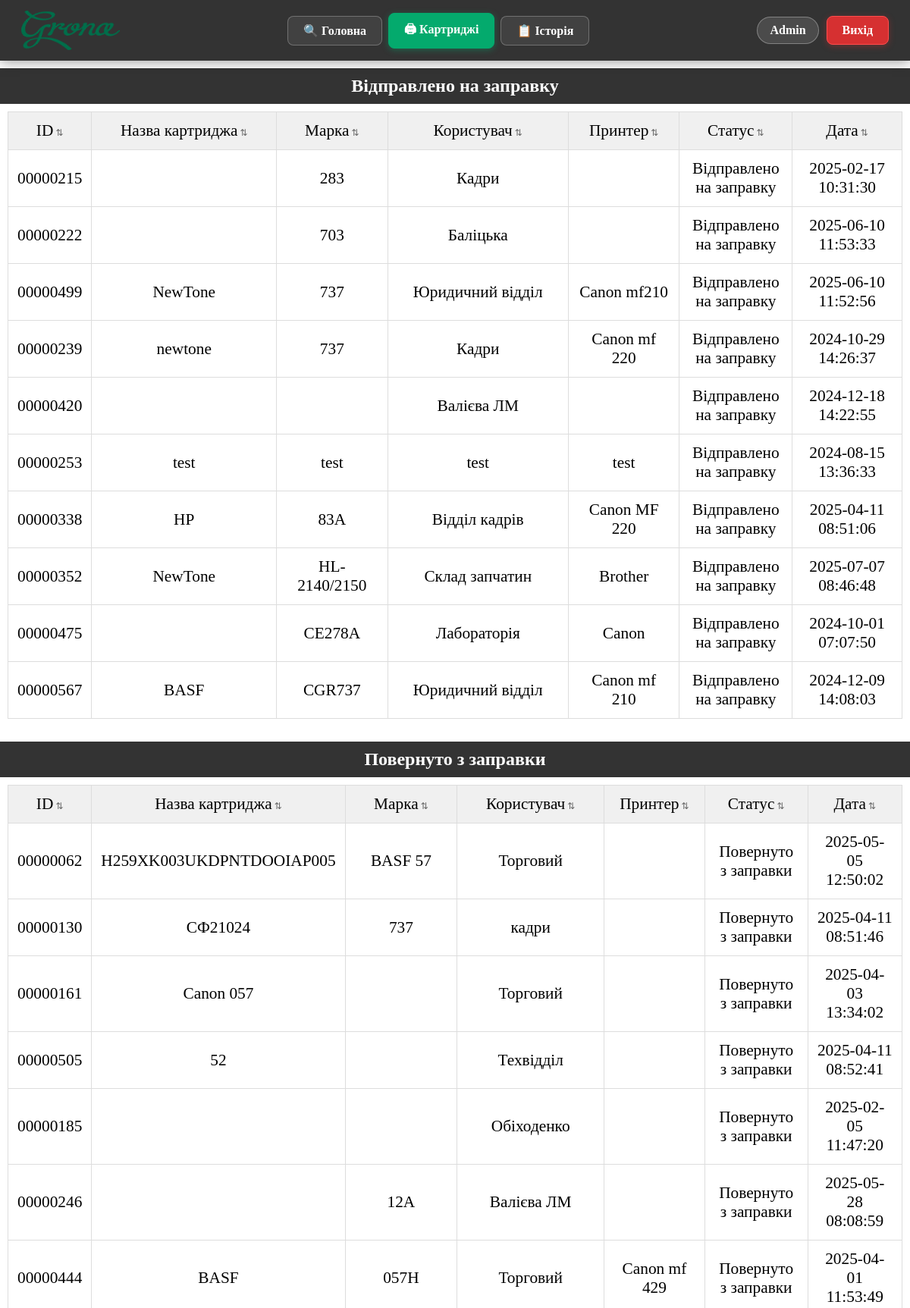
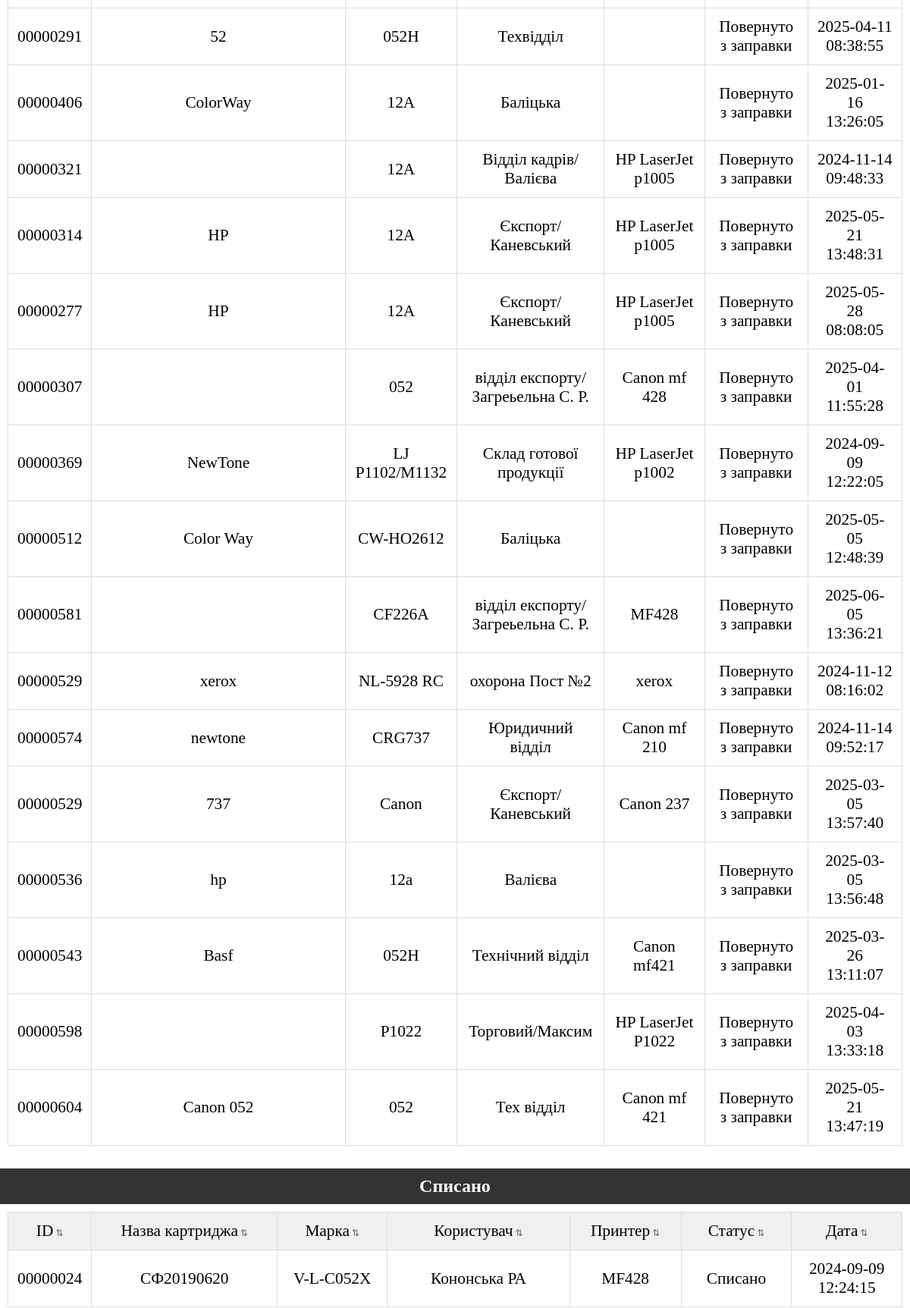
Page /catrige.php (signed in, upper part) on the committed database (2 pictures, top to bottom).
### tables this page shows
CREATE TABLE `catriges` (
  `id` int(11) NOT NULL,
  `barcode` varchar(20) DEFAULT NULL,
  `name_catrige` varchar(256) DEFAULT NULL,
  `mark` varchar(256) DEFAULT NULL,
  `user` varchar(256) DEFAULT NULL,
  `printer` varchar(256) DEFAULT NULL,
  `status_catrige` varchar(256) DEFAULT NULL,
  `date_time` timestamp NOT NULL DEFAULT current_timestamp() ON UPDATE current_timestamp(),
  `user_id` int(11) DEFAULT NULL
);

### catrige.php (the view, shortened to what this page needs)
<?php
    include('header.php');
?>
<main class="home">
    <?php
        function status_catrige($status, $mysql)
        {
            echo "
                <h2>".$status."</h2>
                <div class='table-responsive'>
                <table>
                <thead>
                    <tr>
                        <td width='100px'>ID</td>
                        <td width='250px'>Назва картриджа</td>
                        <td width='150px'>Марка</td>
                        <td width='250px'>Користувач</td>
                        <td width='150px'>Принтер</td>
                        <td width='150px'>Статус</td>
                        <td width='150px'>Дата</td>
                    </tr>
                </thead>
                <tbody>
            ";
            $sql = "SELECT * FROM catriges where status_catrige = '".$status."'";
            $result = mysqli_query($mysql, $sql);
            while($row = mysqli_fetch_assoc($result))
            {
                echo "
                <tr>
                    <td data-label='ID'>".$row['barcode']."</td>
                    <td data-label='Назва картриджа'>".$row['name_catrige']."</td>
                    <td data-label='Марка'>".$row['mark']."</td>
                    <td data-label='Користувач'>".$row['user']."</td>
                    <td data-label='Принтер'>".$row['printer']."</td>
                    <td data-label='Статус'>".$row['status_catrige']."</td>
                    <td data-label='Дата'>".$row['date_time']."</td>
                </tr>
                ";
            }
            echo "
                </tbody>
                </table>
                </div>
            ";
        }
        status_catrige('Відправлено на заправку', $mysql);
        status_catrige('Повернуто з заправки', $mysql);
        status_catrige('Списано', $mysql);
    ?>
</main>
<?php
    include('footer.php');
?>

### header.php (shortened to what this page needs)
<!DOCTYPE html>
<html lang="uk">
<head>
    <link rel="stylesheet" href="css/style.css?v=<?php echo filemtime('css/style.css'); ?>">
</head>
<body>
    <header>
        <div class="header-logo">
            <a href="home.php"><img src='./img/logo.png' alt='ТОВ фірма Грона'></a>
        </div>
        <nav class="header-nav">
            <a class='btn nav-link' href="home.php">🔍 Головна</a>
            <a class='btn nav-link' href="catrige.php">🖨 Картриджі</a>
            <a class='btn nav-link' href="history.php">📋 Історія</a>
        </nav>
        <div class="header-user">
            <span class="user-badge">
                <?php echo htmlspecialchars($_SESSION['FNAME'] . ' ' . $_SESSION['LNAME']); ?>
            </span>
            <a href="index.php" class="logout-btn">Вихід</a>
        </div>
    </header>

### footer.php
</body>
</html>

### css/style.css (style rules this page uses)
* { margin: 0; padding: 0; box-sizing: border-box; }
header { display: grid; grid-template-columns: auto 1fr auto; align-items: center; gap: 20px; background: #333333; padding: 0 28px; height: 80px; box-shadow: 0 3px 16px rgba(0, 0, 0, 0.35); position: sticky; top: 0; z-index: 100; min-width: 0; }
.header-logo { display: flex; align-items: center; flex-shrink: 0; }
.header-logo img { height: 52px; width: auto; }
.header-logo a { display: flex; align-items: center; opacity: 1; transition: opacity 0.18s; }
.header-nav { display: flex; align-items: center; gap: 8px; justify-content: center; flex-wrap: nowrap; }
.nav-link { display: flex; align-items: center; gap: 7px; color: #ffffff; text-decoration: none; padding: 9px 20px; border-radius: 8px; font-size: 16px; font-weight: 600; white-space: nowrap; border: 1.5px solid rgba(255, 255, 255, 0.25); background: rgba(255, 255, 255, 0.07); transition: background 0.18s, border-color 0.18s; }
.nav-link.active { background: #04AA6D; border-color: #04AA6D; color: #fff; box-shadow: 0 2px 8px rgba(4, 170, 109, 0.4); }
.header-user { display: flex; align-items: center; gap: 10px; flex-shrink: 0; }
.user-badge { display: flex; align-items: center; gap: 8px; background: rgba(255, 255, 255, 0.12); border: 1.5px solid rgba(255, 255, 255, 0.3); color: #ffffff; padding: 8px 16px; border-radius: 20px; font-size: 16px; font-weight: 600; white-space: nowrap; cursor: default; user-select: none; }
.logout-btn { display: flex; align-items: center; gap: 7px; background: #d63031; color: #fff; text-decoration: none; padding: 9px 20px; border-radius: 8px; font-size: 16px; font-weight: 600; white-space: nowrap; border: 1.5px solid #ff4d4d; box-shadow: 0 2px 8px rgba(214, 48, 49, 0.35); transition: background 0.18s, box-shadow 0.18s, transform 0.12s; }
.home div { margin: 10px; }
.home table { width: 100%; border-collapse: collapse; }
.home tr { border: 1px solid gray; font-size: 16pt; text-align: left; }
.home thead tr { background-color: #F1F1F1; }
.home td { padding: 12px; text-align: center; }
.home h2 { text-align: center; margin: 10px 0 0 0; padding: 10px; background-color: #333333; color: #ffffff; }

### catrige.php (style rules this page uses)
.table-responsive { max-width: 100%; overflow-x: auto; margin: 0 auto; }
table { width: 95%; margin: 0 auto 20px auto; font-size: 14px; border-collapse: collapse; }
td, th { padding: 6px 8px; border: 1px solid #ddd; }
thead td.sortable-th, thead th.sortable-th { background-color: #f0f0f0; position: relative; transition: background 0.2s; }

### rows in the picture
catriges: barcode "00000215", mark "283", user "Кадри", status_catrige "Відправлено на заправку", date_time "2025-02-17 10:31:30"
catriges: barcode "00000222", mark "703", user "Баліцька", status_catrige "Відправлено на заправку", date_time "2025-06-10 11:53:33"
catriges: barcode "00000499", name_catrige "NewTone", mark "737", user "Юридичний відділ", printer "Canon mf210", status_catrige "Відправлено на заправку", date_time "2025-06-10 11:52:56"
catriges: barcode "00000239", name_catrige "newtone", mark "737", user "Кадри", printer "Canon mf 220", status_catrige "Відправлено на заправку", date_time "2024-10-29 14:26:37"
catriges: barcode "00000420", user "Валієва ЛМ", status_catrige "Відправлено на заправку", date_time "2024-12-18 14:22:55"
catriges: barcode "00000253", name_catrige "test", mark "test", user "test", printer "test", status_catrige "Відправлено на заправку", date_time "2024-08-15 13:36:33"
catriges: barcode "00000338", name_catrige "HP", mark "83A", user "Відділ кадрів", printer "Canon MF 220", status_catrige "Відправлено на заправку", date_time "2025-04-11 08:51:06"
catriges: barcode "00000352", name_catrige "NewTone", mark "HL-2140/2150", user "Склад запчатин", printer "Brother", status_catrige "Відправлено на заправку", date_time "2025-07-07 08:46:48"
catriges: barcode "00000475", mark "CE278A", user "Лабораторія", printer "Canon", status_catrige "Відправлено на заправку", date_time "2024-10-01 07:07:50"
catriges: barcode "00000567", name_catrige "BASF", mark "CGR737", user "Юридичний відділ", printer "Canon mf 210", status_catrige "Відправлено на заправку", date_time "2024-12-09 14:08:03"
catriges: barcode "00000062", name_catrige "H259XK003UKDPNTDOOIAP005", mark "BASF 57", user "Торговий", status_catrige "Повернуто з заправки", date_time "2025-05-05 12:50:02"
catriges: barcode "00000130", name_catrige "СФ21024", mark "737", user "кадри", status_catrige "Повернуто з заправки", date_time "2025-04-11 08:51:46"
catriges: barcode "00000161", name_catrige "Canon 057", user "Торговий", status_catrige "Повернуто з заправки", date_time "2025-04-03 13:34:02"
catriges: barcode "00000505", name_catrige "52", user "Техвідділ", status_catrige "Повернуто з заправки", date_time "2025-04-11 08:52:41"
catriges: barcode "00000185", user "Обіходенко", status_catrige "Повернуто з заправки", date_time "2025-02-05 11:47:20"
catriges: barcode "00000246", mark "12A", user "Валієва ЛМ", status_catrige "Повернуто з заправки", date_time "2025-05-28 08:08:59"
catriges: barcode "00000444", name_catrige "BASF", mark "057H", user "Торговий", printer "Canon mf 429", status_catrige "Повернуто з заправки", date_time "2025-04-01 11:53:49"
catriges: barcode "00000291", name_catrige "52", mark "052Н", user "Техвідділ", status_catrige "Повернуто з заправки", date_time "2025-04-11 08:38:55"
catriges: barcode "00000406", name_catrige "ColorWay", mark "12A", user "Баліцька", status_catrige "Повернуто з заправки", date_time "2025-01-16 13:26:05"
catriges: barcode "00000321", mark "12A", user "Відділ кадрів/Валієва", printer "HP LaserJet p1005", status_catrige "Повернуто з заправки", date_time "2024-11-14 09:48:33"
catriges: barcode "00000314", name_catrige "HP", mark "12A", user "Єкспорт/Каневський", printer "HP LaserJet p1005", status_catrige "Повернуто з заправки", date_time "2025-05-21 13:48:31"
catriges: barcode "00000277", name_catrige "HP", mark "12A", user "Єкспорт/Каневський", printer "HP LaserJet p1005", status_catrige "Повернуто з заправки", date_time "2025-05-28 08:08:05"
catriges: barcode "00000307", mark "052", user "відділ експорту/Загреьельна С. Р.", printer "Canon mf 428", status_catrige "Повернуто з заправки", date_time "2025-04-01 11:55:28"
catriges: barcode "00000369", name_catrige "NewTone", mark "LJ P1102/M1132", user "Склад готової продукції", printer "HP LaserJet p1002", status_catrige "Повернуто з заправки", date_time "2024-09-09 12:22:05"
catriges: barcode "00000512", name_catrige "Color Way", mark "CW-HO2612", user "Баліцька", status_catrige "Повернуто з заправки", date_time "2025-05-05 12:48:39"
catriges: barcode "00000581", mark "CF226A", user "відділ експорту/Загреьельна С. Р.", printer "MF428", status_catrige "Повернуто з заправки", date_time "2025-06-05 13:36:21"
catriges: barcode "00000529", name_catrige "xerox", mark "NL-5928 RC", user "охорона Пост №2", printer "xerox", status_catrige "Повернуто з заправки", date_time "2024-11-12 08:16:02"
catriges: barcode "00000574", name_catrige "newtone", mark "CRG737", user "Юридичний відділ", printer "Canon mf 210", status_catrige "Повернуто з заправки", date_time "2024-11-14 09:52:17"
catriges: barcode "00000529", name_catrige "737", mark "Canon", user "Єкспорт/Каневський", printer "Canon 237", status_catrige "Повернуто з заправки", date_time "2025-03-05 13:57:40"
catriges: barcode "00000536", name_catrige "hp", mark "12a", user "Валієва", status_catrige "Повернуто з заправки", date_time "2025-03-05 13:56:48"
catriges: barcode "00000543", name_catrige "Basf", mark "052H", user "Технічний відділ", printer "Canon mf421", status_catrige "Повернуто з заправки", date_time "2025-03-26 13:11:07"
catriges: barcode "00000598", mark "P1022", user "Торговий/Максим", printer "HP LaserJet P1022", status_catrige "Повернуто з заправки", date_time "2025-04-03 13:33:18"
catriges: barcode "00000604", name_catrige "Canon 052", mark "052", user "Тех відділ", printer "Canon mf 421", status_catrige "Повернуто з заправки", date_time "2025-05-21 13:47:19"
catriges: barcode "00000024", name_catrige "СФ20190620", mark "V-L-C052X", user "Кононська РА", printer "MF428", status_catrige "Списано", date_time "2024-09-09 12:24:15"

### other values in the picture
$_SESSION['FNAME'] . ' ' . $_SESSION['LNAME'] "Admin"
$status "Відправлено на заправку Повернуто з заправки Списано"
